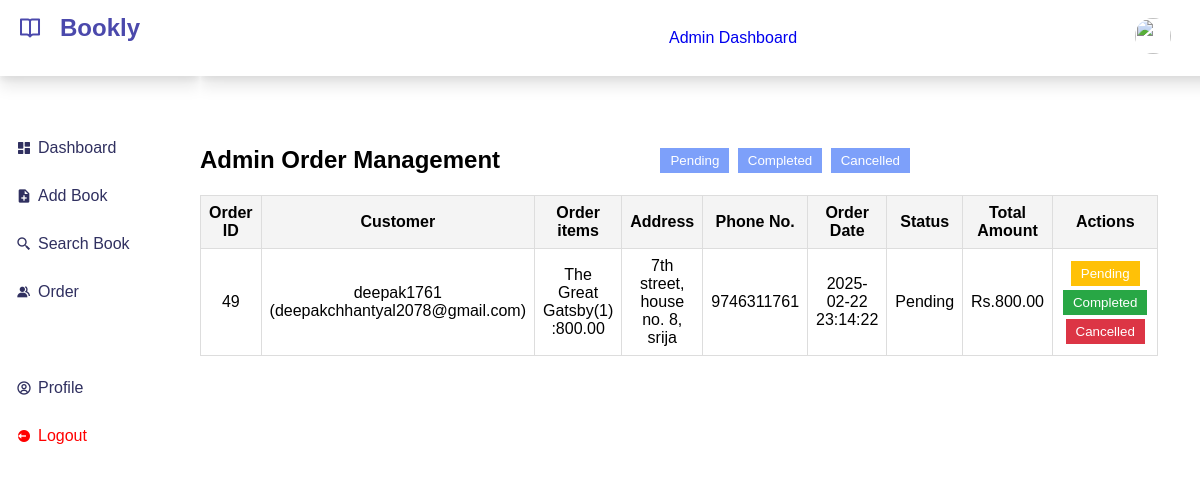
Page /admin_orderprocess.php (signed in) on the committed database.
### tables this page shows
CREATE TABLE `orders` (
  `id` int(11) NOT NULL,
  `user_id` int(11) DEFAULT NULL,
  `order_date` timestamp NOT NULL DEFAULT current_timestamp(),
  `total_price` decimal(10,2) DEFAULT NULL,
  `status` enum('Pending','Completed','Cancelled') DEFAULT NULL,
  `address` varchar(30) NOT NULL,
  `phone_no` varchar(15) NOT NULL
);

CREATE TABLE `users` (
  `id` int(11) NOT NULL,
  `username` varchar(50) NOT NULL,
  `email` varchar(30) NOT NULL,
  `password` varchar(255) NOT NULL,
  `address` varchar(50) NOT NULL,
  `phone_no` varchar(20) NOT NULL,
  `created_at` timestamp NOT NULL DEFAULT current_timestamp(),
  `profile_image` varchar(255) DEFAULT NULL
);

CREATE TABLE `books` (
  `id` int(11) NOT NULL,
  `title` varchar(255) DEFAULT NULL,
  `author` varchar(255) DEFAULT NULL,
  `genre` varchar(100) DEFAULT NULL,
  `pages` int(11) NOT NULL,
  `category` varchar(30) NOT NULL,
  `book_description` text NOT NULL,
  `pub_year` int(11) DEFAULT NULL,
  `isbn` varchar(20) DEFAULT NULL,
  `publisher` varchar(255) DEFAULT NULL,
  `price` decimal(10,2) DEFAULT NULL,
  `stock` int(11) DEFAULT NULL,
  `book_img` varchar(255) DEFAULT NULL
);

CREATE TABLE `order_items` (
  `id` int(11) NOT NULL,
  `order_id` int(11) DEFAULT NULL,
  `product_id` int(11) DEFAULT NULL,
  `quantity` int(11) DEFAULT NULL,
  `price` decimal(10,2) DEFAULT NULL
);

### admin_orderprocess.php (the view, shortened to what this page needs)
<?php
$order_pending_table = false;
if ($_SESSION['loggedin']=== true) {
    $order_pending_table = true;
}
include_once './connection/config.php';
$sql = "SELECT o.id, o.order_date, o.status, o.total_price, u.username, u.email, o.address, o.phone_no
        FROM orders o
        JOIN users u ON o.user_id = u.id";
$result = $mysqli->query($sql);
?>
<!DOCTYPE html>
<html lang="en">
<head>
    <link href='https://unpkg.com/boxicons@2.0.9/css/boxicons.min.css' rel='stylesheet'>
    <link rel="stylesheet" href="./css/admindashboard.css">
</head>
<body>
    <?php include_once 'admin_sidebar.php' ?>;
    <section id="content">
        <nav>
            <a href="#" class="nav-link">Admin Dashboard</a>
            <div class="nav-link-2">
                <a href="#" class="profile">
                    <img src="img/people.png">
                </a>
            </div>
        </nav>
        <div id="main-content">
            <body>
                <div class="o-process-section">
                    <h1>Admin Order Management</h1>
                    <div class="order-processed">
                        <form action="admin_orderprocess.php" method="POST" style="display:inline;">
                            <button class="status-btn1 btn-processing1" name="book_order"
                                value="Pending">Pending</button>
                            <button class="status-btn1 btn-completed1" name="book_order"
                                value="Completed">Completed</button>
                            <button class="status-btn1 btn-cancelled1" name="book_order"
                                value="Cancelled">Cancelled</button>
                        </form>
                    </div>
                </div>
                <table>
                    <thead>
                        <tr>
                            <th>Order ID</th>
                            <th>Customer</th>
                            <th>Order items</th>
                            <th>Address</th>
                            <th>Phone No.</th>
                            <th>Order Date</th>
                            <th>Status</th>
                            <th>Total Amount</th>
                            <th>Actions</th>
                        </tr>
                    </thead>
                    <tbody>
                        <?php if ($result->num_rows > 0): ?>
                            <?php while ($row = $result->fetch_assoc()): ?>
                                <?php if ($row['status'] === "Pending" && $order_pending_table): ?>
                                    <tr>
                                        <td><?php echo $row['id']; ?></td>
                                        <td><?php echo $row['username']; ?> (<?php echo $row['email']; ?>)</td>
                                        <td>
                                            <?php
                                            $sql = "SELECT * FROM order_items o WHERE order_id =" . (int) $row['id'];
                                            $result1 = $mysqli->query($sql);
                                            if ($result1->num_rows > 0) {
                                                while ($row1 = $result1->fetch_assoc()) {
                                                    $sql = "SELECT * FROM books WHERE id =" . (int) $row1['product_id'];
                                                    $result2 = $mysqli->query($sql);
                                                    if ($result2->num_rows > 0) {
                                                        while ($row2 = $result2->fetch_assoc()) {
                                                            echo $row2['title'] . "(" . $row1['quantity'] . ") :" . $row2['price'] . "<br>";
                                                        }
                                                    }
                                                }
                                            }
                                            ?>
                                        </td>
                                        <td><?php echo $row['address']; ?></td>
                                        <td><?php echo $row['phone_no']; ?></td>
                                        <td><?php echo $row['order_date']; ?></td>
                                        <td><?php echo $row['status']; ?></td>
                                        <td>Rs.<?php echo number_format($row['total_price'], 2); ?></td>
                                        <td>
                                            <form method="POST" style="display:inline;">
                                                <button class="status-btn btn-processing" name="status"
                                                    value="Pending">Pending</button>
                                                <button class="status-btn btn-completed" name="status"
                                                    value="Completed">Completed</button>
                                                <button class="status-btn btn-cancelled" name="status"
                                                    value="Cancelled">Cancelled</button>
                                            </form>
                                        </td>
                                    </tr>
                                <?php endif; ?>
                            <?php endwhile; ?>
                        <?php else: ?>
                            <tr>
                                <td colspan="8">No orders found</td>
                            </tr>
                        <?php endif; ?>
                    </tbody>
                </table>
        </div>
    </section>
</body>
</html>

### css/admindashboard.css (style rules this page uses)
* { margin: 0; padding: 0; box-sizing: border-box; font-family: 'Lucida Sans', 'Lucida Sans Regular', 'Lucida Grande', 'Lucida Sans Unicode', Geneva, Verdana, sans-serif; }

### admin_orderprocess.php (style rules this page uses)
.o-process-section { display: flex; justify-content: space-between; }
.order-processed { display: flex; justify-content: space-around; gap: 20px; margin-right: 10rem; }
table { width: 100%; border-collapse: collapse; margin-top: 20px; }
table, th, td { border: 1px solid #ddd; }
th, td { padding: 8px; text-align: center; }
th { background-color: #f4f4f4; }
.status-btn { padding: 5px 10px; margin: 2px; border: none; cursor: pointer; }
.btn-processing { background-color: #ffc107; color: #fff; }
.btn-completed { background-color: #28a745; color: #fff; }
.btn-cancelled { background-color: #dc3545; color: #fff; }
.status-btn1 { padding: 5px 10px; margin: 2px; border: none; cursor: pointer; background-color: #7DA0FA; color: white; }

### admin_sidebar.php (style rules this page uses)
:root { --main-color: #4b49AC; --second-color: #98BDFF; --light-blue: #7DA0FA; --light-purple: #7978E9; --light-red: #F3797E; }
a { text-decoration: none; }
html { overflow-x: hidden; }
body { background: white; overflow-x: hidden; }
#content { position: relative; width: calc(100% - 200px); left: 200px; }
#content nav, #sidebar .brand { box-shadow: 0 10px 15px rgba(0, 0, 0, 0.1), 0 4px 6px rgba(0, 0, 0, 0.05); }
#content nav { position: fixed; height: 76px; width: 100%; background: white; color: var(--main-color); padding: 0 60px; display: flex; align-items: center; justify-content: space-around; padding-left: 300px; top: 0; }
#content nav .nav-link-2 .profile img { width: 36px; height: 36px; object-fit: cover; border-radius: 50%; }
#content #main-content { margin-top: 8rem; margin-right: 8REM; }

### rows in the picture
orders: id "49", user.username "deepak1761", user.email "deepakchhantyal2078@gmail.com", address "7th street, house no. 8, srija", phone_no "9746311761", order_date "2025-02-22 23:14:22", status "Pending", total_price "800.00"
order_items: quantity "1"
books: title "The Great Gatsby", price "800.00"
